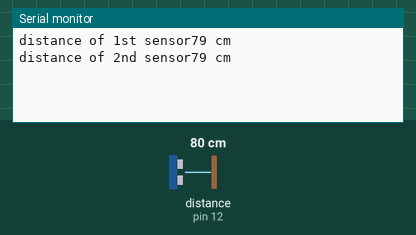
This sketch was run on a simulated Arduino Uno, built with avr-gcc and run on an emulated ATmega328P. Parts: the last lines printed to the serial monitor. Wiring (inferred from the names in the program): ultrasonic range finder: trigger pin 6; echo pin 12. The inputs (shaded band) are chosen by the test bench; at power-on: distance to the obstacle (sensor on pin 12) 80 cm. The echo pulse lasts 58.3 µs per cm.

Above: at 2.8 s.
2.9 s: distance to the obstacle (sensor on pin 12) set to 197 cm
At 3.4 s:
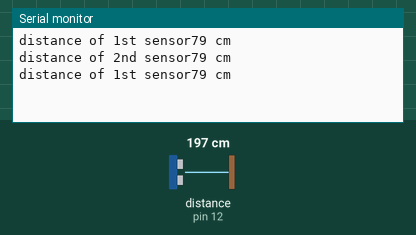
5.6 s: distance to the obstacle (sensor on pin 12) set to 203 cm
At 8.1 s:
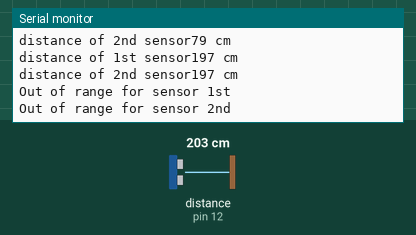

The sketch:

hc-sr05.ino
```cpp
#define trigPin 13
#define echoPin 12
#define trigPin1 6
#define echoPin1 7
void setup() {
  Serial.begin (9600);
  pinMode(trigPin, OUTPUT);
  pinMode(echoPin, INPUT);
  pinMode(trigPin1, OUTPUT);
  pinMode(echoPin1, INPUT);
 }

void loop() {
  long duration, distance,duration1,distance1;
  digitalWrite(trigPin, LOW);
   digitalWrite(trigPin1, LOW);// Added this line
  delayMicroseconds(2); // Added this line
  digitalWrite(trigPin, HIGH);
  digitalWrite(trigPin1, HIGH);
  delayMicroseconds(10); // Added this line
  digitalWrite(trigPin, LOW);
  digitalWrite(trigPin1, LOW);
  duration = pulseIn(echoPin, HIGH);
  duration1 = pulseIn(echoPin, HIGH);
  distance = (duration/2) / 29.1;
  distance1 = (duration/2) / 29.1;
   if (distance >= 200 || distance <= 0){
    Serial.println("Out of range for sensor 1st");
  }
  else {
     Serial.print("distance of 1st sensor");
    Serial.print(distance);
    Serial.println(" cm");
  }
  delay(500);
  if (distance1 >= 200 || distance1 <= 0){
    Serial.println("Out of range for sensor 2nd ");
  }
  else {
    Serial.print("distance of 2nd sensor");
    Serial.print(distance1);
    Serial.println(" cm");
  }
  delay(500);
}
```

Measured:
- the behaviour switches between 199 and 200 cm on distance to the obstacle (sensor on pin 12) (found by bisection; images 1 and 2)
- after the input at 5.6 s, the serial monitor: prints a new line after 1.4 s (image 2)
